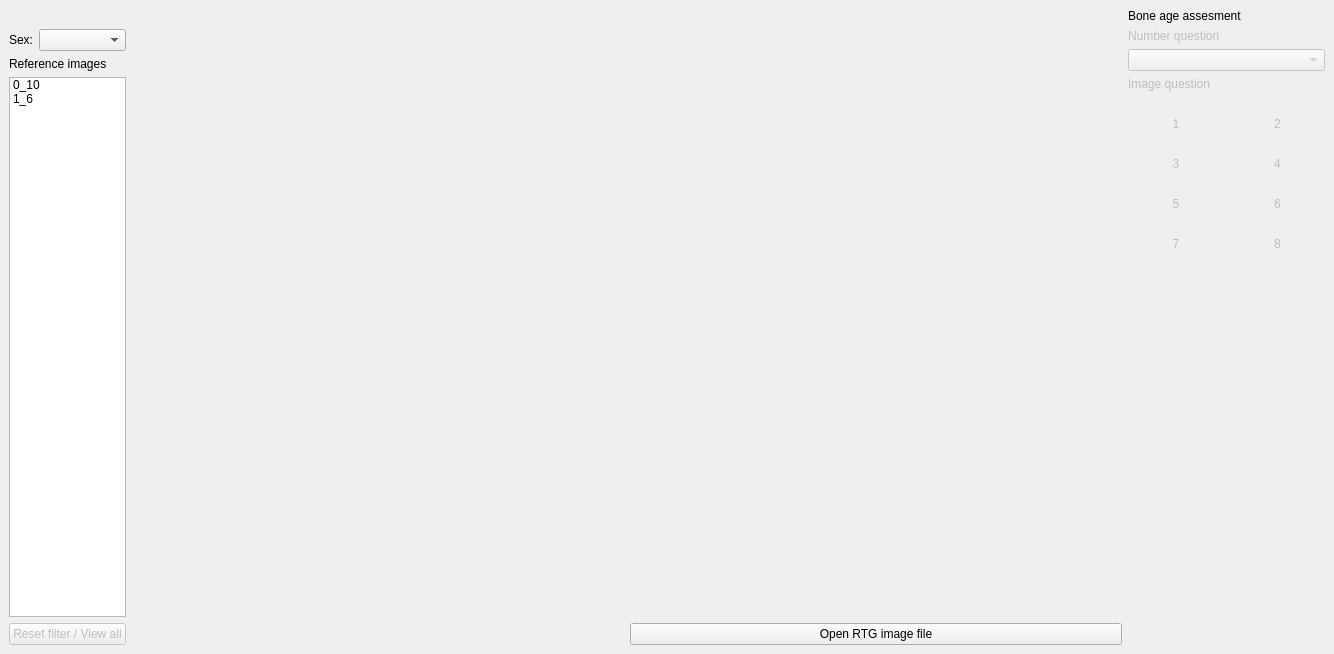
<?xml version="1.0" encoding="UTF-8"?>
<ui version="4.0">
 <class>MainWindow</class>
 <widget class="QMainWindow" name="MainWindow">
  <property name="geometry">
   <rect>
    <x>0</x>
    <y>0</y>
    <width>1334</width>
    <height>654</height>
   </rect>
  </property>
  <property name="windowTitle">
   <string>Biologic age</string>
  </property>
  <widget class="QWidget" name="centralwidget">
   <property name="sizePolicy">
    <sizepolicy hsizetype="Fixed" vsizetype="Preferred">
     <horstretch>0</horstretch>
     <verstretch>0</verstretch>
    </sizepolicy>
   </property>
   <layout class="QHBoxLayout" name="horizontalLayout_2" stretch="1,5,5,2">
    <item>
     <layout class="QVBoxLayout" name="verticalLayout_2">
      <item>
       <widget class="QLabel" name="logo">
        <property name="text">
         <string/>
        </property>
        <property name="pixmap">
         <pixmap>images/BME.jpg</pixmap>
        </property>
       </widget>
      </item>
      <item>
       <layout class="QHBoxLayout" name="horizontalLayout" stretch="1,4">
        <item>
         <widget class="QLabel" name="sexLabel">
          <property name="text">
           <string>Sex:</string>
          </property>
         </widget>
        </item>
        <item>
         <widget class="QComboBox" name="sexCombo">
          <property name="currentText">
           <string/>
          </property>
          <property name="currentIndex">
           <number>-1</number>
          </property>
          <item>
           <property name="text">
            <string>Male</string>
           </property>
          </item>
          <item>
           <property name="text">
            <string>Female</string>
           </property>
          </item>
         </widget>
        </item>
       </layout>
      </item>
      <item>
       <layout class="QVBoxLayout" name="verticalLayout">
        <item>
         <widget class="QLabel" name="reflabel">
          <property name="text">
           <string>Reference images</string>
          </property>
         </widget>
        </item>
        <item>
         <widget class="QListWidget" name="refList">
          <item>
           <property name="text">
            <string>0_10</string>
           </property>
          </item>
          <item>
           <property name="text">
            <string>1_6</string>
           </property>
          </item>
         </widget>
        </item>
        <item>
         <widget class="QPushButton" name="resetFilter">
          <property name="enabled">
           <bool>false</bool>
          </property>
          <property name="text">
           <string>Reset filter / View all</string>
          </property>
         </widget>
        </item>
       </layout>
      </item>
     </layout>
    </item>
    <item>
     <widget class="QLabel" name="refImgLabel">
      <property name="minimumSize">
       <size>
        <width>460</width>
        <height>530</height>
       </size>
      </property>
      <property name="text">
       <string/>
      </property>
     </widget>
    </item>
    <item>
     <layout class="QVBoxLayout" name="verticalLayout_3">
      <item>
       <widget class="QLabel" name="rtgImgLabel">
        <property name="text">
         <string/>
        </property>
       </widget>
      </item>
      <item>
       <widget class="QPushButton" name="openFileButton">
        <property name="text">
         <string>Open RTG image file</string>
        </property>
       </widget>
      </item>
     </layout>
    </item>
    <item>
     <layout class="QVBoxLayout" name="verticalLayout_4">
      <item>
       <widget class="QLabel" name="boneAgeLabel">
        <property name="text">
         <string>Bone age assesment</string>
        </property>
       </widget>
      </item>
      <item>
       <widget class="QLabel" name="numberQuestionLabel">
        <property name="enabled">
         <bool>false</bool>
        </property>
        <property name="text">
         <string>Number question</string>
        </property>
       </widget>
      </item>
      <item>
       <widget class="QComboBox" name="numberQuestionCombo">
        <property name="enabled">
         <bool>false</bool>
        </property>
       </widget>
      </item>
      <item>
       <widget class="QLabel" name="imageQuestion">
        <property name="enabled">
         <bool>false</bool>
        </property>
        <property name="text">
         <string>Image question</string>
        </property>
       </widget>
      </item>
      <item>
       <layout class="QGridLayout" name="gridLayout">
        <item row="2" column="1">
         <widget class="QLabel" name="twImg4">
          <property name="enabled">
           <bool>false</bool>
          </property>
          <property name="text">
           <string/>
          </property>
          <property name="pixmap">
           <pixmap>images/patterns/trapezium/4.png</pixmap>
          </property>
         </widget>
        </item>
        <item row="4" column="0">
         <widget class="QLabel" name="twImg5">
          <property name="enabled">
           <bool>false</bool>
          </property>
          <property name="text">
           <string/>
          </property>
          <property name="pixmap">
           <pixmap>images/patterns/trapezium/5.png</pixmap>
          </property>
         </widget>
        </item>
        <item row="0" column="0">
         <widget class="QLabel" name="twImg1">
          <property name="enabled">
           <bool>false</bool>
          </property>
          <property name="text">
           <string/>
          </property>
          <property name="pixmap">
           <pixmap>images/patterns/trapezium/1.png</pixmap>
          </property>
         </widget>
        </item>
        <item row="1" column="0">
         <widget class="QLabel" name="twAnswer1">
          <property name="enabled">
           <bool>false</bool>
          </property>
          <property name="text">
           <string>1</string>
          </property>
          <property name="alignment">
           <set>Qt::AlignCenter</set>
          </property>
         </widget>
        </item>
        <item row="5" column="0">
         <widget class="QLabel" name="twAnswer5">
          <property name="enabled">
           <bool>false</bool>
          </property>
          <property name="text">
           <string>5</string>
          </property>
          <property name="alignment">
           <set>Qt::AlignCenter</set>
          </property>
         </widget>
        </item>
        <item row="3" column="1">
         <widget class="QLabel" name="twAnswer4">
          <property name="enabled">
           <bool>false</bool>
          </property>
          <property name="text">
           <string>4</string>
          </property>
          <property name="alignment">
           <set>Qt::AlignCenter</set>
          </property>
         </widget>
        </item>
        <item row="6" column="1">
         <widget class="QLabel" name="twImg8">
          <property name="enabled">
           <bool>false</bool>
          </property>
          <property name="text">
           <string/>
          </property>
          <property name="pixmap">
           <pixmap>images/patterns/trapezium/8.png</pixmap>
          </property>
         </widget>
        </item>
        <item row="2" column="0">
         <widget class="QLabel" name="twImg3">
          <property name="enabled">
           <bool>false</bool>
          </property>
          <property name="text">
           <string/>
          </property>
          <property name="pixmap">
           <pixmap>images/patterns/trapezium/3.png</pixmap>
          </property>
         </widget>
        </item>
        <item row="6" column="0">
         <widget class="QLabel" name="twImg7">
          <property name="enabled">
           <bool>false</bool>
          </property>
          <property name="text">
           <string/>
          </property>
          <property name="pixmap">
           <pixmap>images/patterns/trapezium/7.png</pixmap>
          </property>
         </widget>
        </item>
        <item row="3" column="0">
         <widget class="QLabel" name="twAnswer3">
          <property name="enabled">
           <bool>false</bool>
          </property>
          <property name="text">
           <string>3</string>
          </property>
          <property name="alignment">
           <set>Qt::AlignCenter</set>
          </property>
         </widget>
        </item>
        <item row="7" column="0">
         <widget class="QLabel" name="twAnswer7">
          <property name="enabled">
           <bool>false</bool>
          </property>
          <property name="text">
           <string>7</string>
          </property>
          <property name="alignment">
           <set>Qt::AlignCenter</set>
          </property>
         </widget>
        </item>
        <item row="7" column="1">
         <widget class="QLabel" name="twAnswer8">
          <property name="enabled">
           <bool>false</bool>
          </property>
          <property name="text">
           <string>8</string>
          </property>
          <property name="alignment">
           <set>Qt::AlignCenter</set>
          </property>
         </widget>
        </item>
        <item row="1" column="1">
         <widget class="QLabel" name="twAnswer2">
          <property name="enabled">
           <bool>false</bool>
          </property>
          <property name="text">
           <string>2</string>
          </property>
          <property name="alignment">
           <set>Qt::AlignCenter</set>
          </property>
         </widget>
        </item>
        <item row="5" column="1">
         <widget class="QLabel" name="twAnswer6">
          <property name="enabled">
           <bool>false</bool>
          </property>
          <property name="text">
           <string>6</string>
          </property>
          <property name="alignment">
           <set>Qt::AlignCenter</set>
          </property>
         </widget>
        </item>
        <item row="4" column="1">
         <widget class="QLabel" name="twImg6">
          <property name="enabled">
           <bool>false</bool>
          </property>
          <property name="text">
           <string/>
          </property>
          <property name="pixmap">
           <pixmap>images/patterns/trapezium/6.png</pixmap>
          </property>
         </widget>
        </item>
        <item row="0" column="1">
         <widget class="QLabel" name="twImg2">
          <property name="enabled">
           <bool>false</bool>
          </property>
          <property name="text">
           <string/>
          </property>
          <property name="pixmap">
           <pixmap>images/patterns/trapezium/2.png</pixmap>
          </property>
         </widget>
        </item>
       </layout>
      </item>
      <item>
       <spacer name="verticalSpacer">
        <property name="orientation">
         <enum>Qt::Vertical</enum>
        </property>
        <property name="sizeHint" stdset="0">
         <size>
          <width>20</width>
          <height>633</height>
         </size>
        </property>
       </spacer>
      </item>
     </layout>
    </item>
   </layout>
  </widget>
 </widget>
 <resources/>
 <connections/>
</ui>
